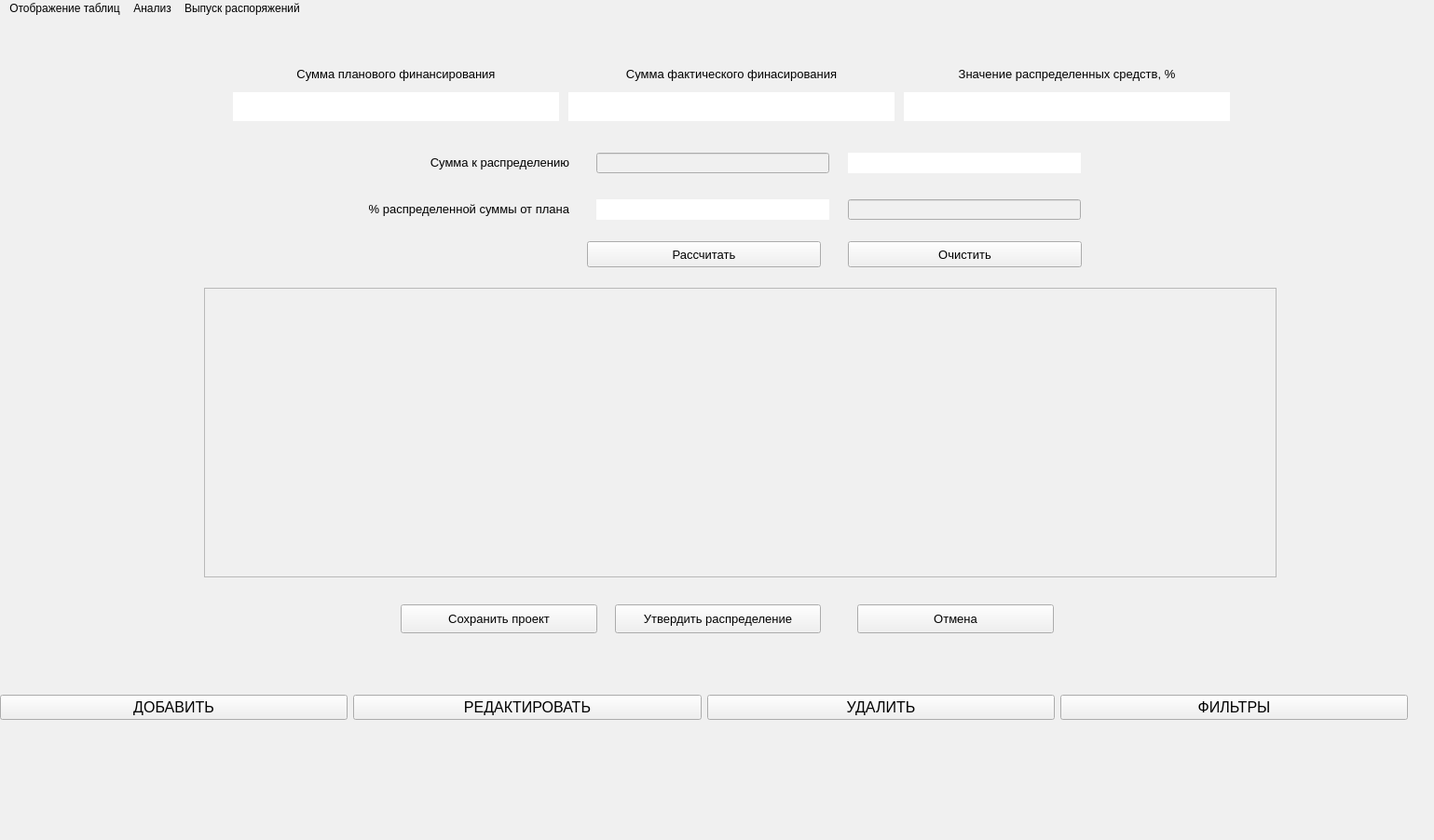
<?xml version="1.0" encoding="UTF-8"?>
<ui version="4.0">
 <class>MainWindow</class>
 <widget class="QMainWindow" name="MainWindow">
  <property name="geometry">
   <rect>
    <x>0</x>
    <y>0</y>
    <width>1539</width>
    <height>902</height>
   </rect>
  </property>
  <property name="windowTitle">
   <string>Управление научными исследованиями по тематическому плану</string>
  </property>
  <property name="styleSheet">
   <string notr="true">background-color: rgb(240, 240, 240);</string>
  </property>
  <widget class="QWidget" name="centralwidget">
   <widget class="QStackedWidget" name="stackedWidget">
    <property name="geometry">
     <rect>
      <x>30</x>
      <y>20</y>
      <width>1511</width>
      <height>671</height>
     </rect>
    </property>
    <property name="styleSheet">
     <string notr="true">background-color: rgb(240, 240, 240);</string>
    </property>
    <property name="currentIndex">
     <number>4</number>
    </property>
    <widget class="QWidget" name="page">
     <widget class="QTableView" name="tableView">
      <property name="geometry">
       <rect>
        <x>0</x>
        <y>10</y>
        <width>1501</width>
        <height>661</height>
       </rect>
      </property>
      <property name="styleSheet">
       <string notr="true">background-color: rgb(255, 255, 255);</string>
      </property>
     </widget>
    </widget>
    <widget class="QWidget" name="page_add_widget">
     <widget class="QWidget" name="Tp_nir_add_row_menu" native="true">
      <property name="geometry">
       <rect>
        <x>0</x>
        <y>0</y>
        <width>1501</width>
        <height>651</height>
       </rect>
      </property>
      <widget class="QTextEdit" name="Tp_nir_add_row_menu_grntiNumber_txt">
       <property name="geometry">
        <rect>
         <x>20</x>
         <y>70</y>
         <width>1101</width>
         <height>31</height>
        </rect>
       </property>
       <property name="styleSheet">
        <string notr="true">background-color: rgb(255, 255, 255);</string>
       </property>
      </widget>
      <widget class="QComboBox" name="Tp_nir_add_row_menu_grntiNature_cmb">
       <property name="geometry">
        <rect>
         <x>20</x>
         <y>110</y>
         <width>1101</width>
         <height>31</height>
        </rect>
       </property>
       <property name="styleSheet">
        <string notr="true">background-color: rgb(255, 255, 255);</string>
       </property>
      </widget>
      <widget class="QTextEdit" name="Tp_nir_add_add_row_menu_grntiHead_txt">
       <property name="geometry">
        <rect>
         <x>20</x>
         <y>150</y>
         <width>1101</width>
         <height>31</height>
        </rect>
       </property>
       <property name="styleSheet">
        <string notr="true">background-color: rgb(255, 255, 255);</string>
       </property>
      </widget>
      <widget class="QTextEdit" name="Tp_nir_add_row_menu_grntiCode_txt">
       <property name="geometry">
        <rect>
         <x>20</x>
         <y>190</y>
         <width>1101</width>
         <height>31</height>
        </rect>
       </property>
       <property name="styleSheet">
        <string notr="true">background-color: rgb(255, 255, 255);</string>
       </property>
      </widget>
      <widget class="QTextEdit" name="Tp_nir_add_row_menu_grntiName_txt">
       <property name="geometry">
        <rect>
         <x>20</x>
         <y>230</y>
         <width>1101</width>
         <height>31</height>
        </rect>
       </property>
       <property name="styleSheet">
        <string notr="true">background-color: rgb(255, 255, 255);</string>
       </property>
      </widget>
      <widget class="QTextEdit" name="Tp_nir_add_row_menu_grntiHeadPost_txt">
       <property name="geometry">
        <rect>
         <x>20</x>
         <y>270</y>
         <width>1101</width>
         <height>31</height>
        </rect>
       </property>
       <property name="styleSheet">
        <string notr="true">background-color: rgb(255, 255, 255);</string>
       </property>
      </widget>
      <widget class="QTextEdit" name="Tp_nir_add_row_menu_plannedFinancing_txt">
       <property name="geometry">
        <rect>
         <x>20</x>
         <y>310</y>
         <width>1101</width>
         <height>31</height>
        </rect>
       </property>
       <property name="styleSheet">
        <string notr="true">background-color: rgb(255, 255, 255);</string>
       </property>
      </widget>
      <widget class="QPushButton" name="Tp_nir_add_row_menu_save_btn">
       <property name="geometry">
        <rect>
         <x>30</x>
         <y>390</y>
         <width>93</width>
         <height>28</height>
        </rect>
       </property>
       <property name="font">
        <font>
         <pointsize>10</pointsize>
        </font>
       </property>
       <property name="text">
        <string>Сохранить</string>
       </property>
      </widget>
      <widget class="QPushButton" name="Tp_nir_add_row_menu_close_btn">
       <property name="geometry">
        <rect>
         <x>130</x>
         <y>390</y>
         <width>93</width>
         <height>28</height>
        </rect>
       </property>
       <property name="font">
        <font>
         <pointsize>10</pointsize>
        </font>
       </property>
       <property name="text">
        <string>Отменить</string>
       </property>
      </widget>
      <widget class="QLabel" name="cod">
       <property name="geometry">
        <rect>
         <x>1140</x>
         <y>30</y>
         <width>211</width>
         <height>31</height>
        </rect>
       </property>
       <property name="font">
        <font>
         <pointsize>10</pointsize>
        </font>
       </property>
       <property name="text">
        <string>Код ВУЗа - название ВУЗа</string>
       </property>
      </widget>
      <widget class="QLabel" name="num_nir">
       <property name="geometry">
        <rect>
         <x>1140</x>
         <y>70</y>
         <width>191</width>
         <height>31</height>
        </rect>
       </property>
       <property name="font">
        <font>
         <pointsize>10</pointsize>
        </font>
       </property>
       <property name="text">
        <string>Номер НИР</string>
       </property>
      </widget>
      <widget class="QLabel" name="character">
       <property name="geometry">
        <rect>
         <x>1140</x>
         <y>110</y>
         <width>191</width>
         <height>31</height>
        </rect>
       </property>
       <property name="font">
        <font>
         <pointsize>10</pointsize>
        </font>
       </property>
       <property name="text">
        <string>Характер НИР</string>
       </property>
      </widget>
      <widget class="QLabel" name="prepod_name">
       <property name="geometry">
        <rect>
         <x>1140</x>
         <y>150</y>
         <width>191</width>
         <height>31</height>
        </rect>
       </property>
       <property name="font">
        <font>
         <pointsize>10</pointsize>
        </font>
       </property>
       <property name="text">
        <string>Руководитель НИР</string>
       </property>
      </widget>
      <widget class="QLabel" name="grnti_cod">
       <property name="geometry">
        <rect>
         <x>1140</x>
         <y>190</y>
         <width>191</width>
         <height>31</height>
        </rect>
       </property>
       <property name="font">
        <font>
         <pointsize>10</pointsize>
        </font>
       </property>
       <property name="text">
        <string>Коды ГРНТИ</string>
       </property>
      </widget>
      <widget class="QLabel" name="name_nir">
       <property name="geometry">
        <rect>
         <x>1140</x>
         <y>230</y>
         <width>191</width>
         <height>31</height>
        </rect>
       </property>
       <property name="font">
        <font>
         <pointsize>10</pointsize>
        </font>
       </property>
       <property name="text">
        <string>Название НИР</string>
       </property>
      </widget>
      <widget class="QLabel" name="prepod_job">
       <property name="geometry">
        <rect>
         <x>1140</x>
         <y>270</y>
         <width>241</width>
         <height>31</height>
        </rect>
       </property>
       <property name="font">
        <font>
         <pointsize>10</pointsize>
        </font>
       </property>
       <property name="text">
        <string>Должность руководителя НИР</string>
       </property>
      </widget>
      <widget class="QLabel" name="plan_fin">
       <property name="geometry">
        <rect>
         <x>1140</x>
         <y>310</y>
         <width>261</width>
         <height>31</height>
        </rect>
       </property>
       <property name="font">
        <font>
         <pointsize>10</pointsize>
        </font>
       </property>
       <property name="text">
        <string>Плановое финансирование НИР</string>
       </property>
      </widget>
      <widget class="QComboBox" name="Tp_nir_add_row_menu_VUZcode_name_cmb">
       <property name="geometry">
        <rect>
         <x>20</x>
         <y>30</y>
         <width>1101</width>
         <height>31</height>
        </rect>
       </property>
       <property name="styleSheet">
        <string notr="true">background-color: rgb(255, 255, 255);</string>
       </property>
      </widget>
     </widget>
    </widget>
    <widget class="QWidget" name="page_redact_widget">
     <widget class="QWidget" name="Tp_nir_edit_row_menu" native="true">
      <property name="geometry">
       <rect>
        <x>0</x>
        <y>10</y>
        <width>1501</width>
        <height>601</height>
       </rect>
      </property>
      <widget class="QPushButton" name="Tp_nir_edit_row_menu_close_btn">
       <property name="geometry">
        <rect>
         <x>130</x>
         <y>400</y>
         <width>93</width>
         <height>28</height>
        </rect>
       </property>
       <property name="font">
        <font>
         <pointsize>10</pointsize>
        </font>
       </property>
       <property name="text">
        <string>Отменить</string>
       </property>
      </widget>
      <widget class="QLabel" name="label_21">
       <property name="geometry">
        <rect>
         <x>1140</x>
         <y>310</y>
         <width>261</width>
         <height>31</height>
        </rect>
       </property>
       <property name="font">
        <font>
         <pointsize>10</pointsize>
        </font>
       </property>
       <property name="text">
        <string>Должность руководителя НИР</string>
       </property>
      </widget>
      <widget class="QTextEdit" name="Tp_nir_edit_row_menu_grntiNumber_txt">
       <property name="geometry">
        <rect>
         <x>20</x>
         <y>110</y>
         <width>1101</width>
         <height>31</height>
        </rect>
       </property>
       <property name="styleSheet">
        <string notr="true">background-color: rgb(255, 255, 255);</string>
       </property>
      </widget>
      <widget class="QLabel" name="label_22">
       <property name="geometry">
        <rect>
         <x>1140</x>
         <y>230</y>
         <width>191</width>
         <height>31</height>
        </rect>
       </property>
       <property name="font">
        <font>
         <pointsize>10</pointsize>
        </font>
       </property>
       <property name="text">
        <string>Коды ГРНТИ</string>
       </property>
      </widget>
      <widget class="QLabel" name="label_23">
       <property name="geometry">
        <rect>
         <x>1140</x>
         <y>110</y>
         <width>191</width>
         <height>31</height>
        </rect>
       </property>
       <property name="font">
        <font>
         <pointsize>10</pointsize>
        </font>
       </property>
       <property name="text">
        <string>Номер НИР</string>
       </property>
      </widget>
      <widget class="QTextEdit" name="Tp_nir_edit_row_menu_grntiName_txt">
       <property name="geometry">
        <rect>
         <x>20</x>
         <y>270</y>
         <width>1101</width>
         <height>31</height>
        </rect>
       </property>
       <property name="styleSheet">
        <string notr="true">background-color: rgb(255, 255, 255);</string>
       </property>
      </widget>
      <widget class="QTextEdit" name="Tp_nir_edit_row_menu_plannedFinancing_txt">
       <property name="geometry">
        <rect>
         <x>20</x>
         <y>350</y>
         <width>1101</width>
         <height>31</height>
        </rect>
       </property>
       <property name="styleSheet">
        <string notr="true">background-color: rgb(255, 255, 255);</string>
       </property>
      </widget>
      <widget class="QPushButton" name="Tp_nir_edit_row_menu_save_btn">
       <property name="geometry">
        <rect>
         <x>20</x>
         <y>400</y>
         <width>93</width>
         <height>28</height>
        </rect>
       </property>
       <property name="font">
        <font>
         <pointsize>10</pointsize>
        </font>
       </property>
       <property name="text">
        <string>Сохранить</string>
       </property>
      </widget>
      <widget class="QLabel" name="label_25">
       <property name="geometry">
        <rect>
         <x>1140</x>
         <y>190</y>
         <width>191</width>
         <height>31</height>
        </rect>
       </property>
       <property name="font">
        <font>
         <pointsize>10</pointsize>
        </font>
       </property>
       <property name="text">
        <string>Руководитель НИР</string>
       </property>
      </widget>
      <widget class="QLabel" name="label_26">
       <property name="geometry">
        <rect>
         <x>1140</x>
         <y>270</y>
         <width>261</width>
         <height>31</height>
        </rect>
       </property>
       <property name="font">
        <font>
         <pointsize>10</pointsize>
        </font>
       </property>
       <property name="text">
        <string>Название НИР</string>
       </property>
      </widget>
      <widget class="QComboBox" name="Tp_nir_edit_row_menu_grntiNature_cmb">
       <property name="geometry">
        <rect>
         <x>20</x>
         <y>150</y>
         <width>1101</width>
         <height>31</height>
        </rect>
       </property>
       <property name="styleSheet">
        <string notr="true">background-color: rgb(255, 255, 255);</string>
       </property>
      </widget>
      <widget class="QTextEdit" name="Tp_nir_edit_row_menu_grntiCode_txt">
       <property name="geometry">
        <rect>
         <x>20</x>
         <y>230</y>
         <width>1101</width>
         <height>31</height>
        </rect>
       </property>
       <property name="styleSheet">
        <string notr="true">background-color: rgb(255, 255, 255);</string>
       </property>
      </widget>
      <widget class="QTextEdit" name="Tp_nir_edit_row_menu_grntiHeadPost_txt">
       <property name="geometry">
        <rect>
         <x>20</x>
         <y>310</y>
         <width>1101</width>
         <height>31</height>
        </rect>
       </property>
       <property name="styleSheet">
        <string notr="true">background-color: rgb(255, 255, 255);</string>
       </property>
      </widget>
      <widget class="QLabel" name="label_27">
       <property name="geometry">
        <rect>
         <x>1140</x>
         <y>30</y>
         <width>191</width>
         <height>31</height>
        </rect>
       </property>
       <property name="font">
        <font>
         <pointsize>10</pointsize>
        </font>
       </property>
       <property name="text">
        <string>Код ВУЗа</string>
       </property>
      </widget>
      <widget class="QTextEdit" name="Tp_nir_edit_row_menu_grntiHead_txt">
       <property name="geometry">
        <rect>
         <x>20</x>
         <y>190</y>
         <width>1101</width>
         <height>31</height>
        </rect>
       </property>
       <property name="styleSheet">
        <string notr="true">background-color: rgb(255, 255, 255);</string>
       </property>
      </widget>
      <widget class="QLabel" name="label_28">
       <property name="geometry">
        <rect>
         <x>1140</x>
         <y>150</y>
         <width>191</width>
         <height>31</height>
        </rect>
       </property>
       <property name="font">
        <font>
         <pointsize>10</pointsize>
        </font>
       </property>
       <property name="text">
        <string>Характер НИР</string>
       </property>
      </widget>
      <widget class="QLabel" name="label_29">
       <property name="geometry">
        <rect>
         <x>1140</x>
         <y>350</y>
         <width>261</width>
         <height>31</height>
        </rect>
       </property>
       <property name="font">
        <font>
         <pointsize>10</pointsize>
        </font>
       </property>
       <property name="text">
        <string>Плановое финансирование НИР</string>
       </property>
      </widget>
      <widget class="QTextEdit" name="Tp_nir_edit_row_menu_VUZ_short_name_txt">
       <property name="geometry">
        <rect>
         <x>20</x>
         <y>70</y>
         <width>1101</width>
         <height>31</height>
        </rect>
       </property>
       <property name="styleSheet">
        <string notr="true">background-color: rgb(255, 255, 255);</string>
       </property>
      </widget>
      <widget class="QLabel" name="label_24">
       <property name="geometry">
        <rect>
         <x>1140</x>
         <y>70</y>
         <width>191</width>
         <height>31</height>
        </rect>
       </property>
       <property name="font">
        <font>
         <pointsize>10</pointsize>
        </font>
       </property>
       <property name="text">
        <string>Название ВУЗа</string>
       </property>
      </widget>
      <widget class="QTextEdit" name="Tp_nir_edit_row_menu_VUZcode_txt">
       <property name="geometry">
        <rect>
         <x>20</x>
         <y>30</y>
         <width>1101</width>
         <height>31</height>
        </rect>
       </property>
       <property name="styleSheet">
        <string notr="true">background-color: rgb(255, 255, 255);</string>
       </property>
      </widget>
     </widget>
    </widget>
    <widget class="QWidget" name="page_complex_filter_widget">
     <widget class="QTableView" name="tableView_2">
      <property name="geometry">
       <rect>
        <x>0</x>
        <y>0</y>
        <width>1161</width>
        <height>671</height>
       </rect>
      </property>
     </widget>
     <widget class="QWidget" name="widget" native="true">
      <property name="geometry">
       <rect>
        <x>1170</x>
        <y>0</y>
        <width>331</width>
        <height>671</height>
       </rect>
      </property>
      <widget class="QLabel" name="label">
       <property name="geometry">
        <rect>
         <x>10</x>
         <y>10</y>
         <width>241</width>
         <height>31</height>
        </rect>
       </property>
       <property name="font">
        <font>
         <pointsize>10</pointsize>
        </font>
       </property>
       <property name="text">
        <string>Фильтр по коду ГРНТИ</string>
       </property>
       <property name="alignment">
        <set>Qt::AlignCenter</set>
       </property>
      </widget>
      <widget class="QLabel" name="label_2">
       <property name="geometry">
        <rect>
         <x>250</x>
         <y>250</y>
         <width>91</width>
         <height>31</height>
        </rect>
       </property>
       <property name="font">
        <font>
         <pointsize>10</pointsize>
        </font>
       </property>
       <property name="text">
        <string>Регион</string>
       </property>
      </widget>
      <widget class="QComboBox" name="region_cmb">
       <property name="geometry">
        <rect>
         <x>10</x>
         <y>250</y>
         <width>221</width>
         <height>31</height>
        </rect>
       </property>
      </widget>
      <widget class="QLabel" name="label_3">
       <property name="geometry">
        <rect>
         <x>250</x>
         <y>329</y>
         <width>91</width>
         <height>31</height>
        </rect>
       </property>
       <property name="font">
        <font>
         <pointsize>10</pointsize>
        </font>
       </property>
       <property name="text">
        <string>Город</string>
       </property>
      </widget>
      <widget class="QLabel" name="label_4">
       <property name="geometry">
        <rect>
         <x>250</x>
         <y>289</y>
         <width>91</width>
         <height>31</height>
        </rect>
       </property>
       <property name="font">
        <font>
         <pointsize>10</pointsize>
        </font>
       </property>
       <property name="text">
        <string>Область</string>
       </property>
      </widget>
      <widget class="QComboBox" name="city_cmb">
       <property name="geometry">
        <rect>
         <x>10</x>
         <y>329</y>
         <width>221</width>
         <height>31</height>
        </rect>
       </property>
      </widget>
      <widget class="QComboBox" name="obl_cmb">
       <property name="geometry">
        <rect>
         <x>10</x>
         <y>290</y>
         <width>221</width>
         <height>31</height>
        </rect>
       </property>
      </widget>
      <widget class="QComboBox" name="vuz_cmb">
       <property name="geometry">
        <rect>
         <x>10</x>
         <y>370</y>
         <width>221</width>
         <height>31</height>
        </rect>
       </property>
      </widget>
      <widget class="QLabel" name="label_5">
       <property name="geometry">
        <rect>
         <x>250</x>
         <y>370</y>
         <width>91</width>
         <height>31</height>
        </rect>
       </property>
       <property name="font">
        <font>
         <pointsize>10</pointsize>
        </font>
       </property>
       <property name="text">
        <string>ВУЗ</string>
       </property>
      </widget>
      <widget class="QPushButton" name="Tp_nir_redact_filters_close_btn">
       <property name="geometry">
        <rect>
         <x>10</x>
         <y>530</y>
         <width>301</width>
         <height>28</height>
        </rect>
       </property>
       <property name="font">
        <font>
         <pointsize>8</pointsize>
        </font>
       </property>
       <property name="text">
        <string>Закрытие меню фильтры</string>
       </property>
      </widget>
      <widget class="QPushButton" name="cancel_filter_complex_btn">
       <property name="geometry">
        <rect>
         <x>10</x>
         <y>470</y>
         <width>301</width>
         <height>21</height>
        </rect>
       </property>
       <property name="font">
        <font>
         <pointsize>8</pointsize>
        </font>
       </property>
       <property name="text">
        <string>Сброс комплексного фильтра</string>
       </property>
      </widget>
      <widget class="QPushButton" name="filter_by_grnticode_btn">
       <property name="geometry">
        <rect>
         <x>10</x>
         <y>100</y>
         <width>241</width>
         <height>23</height>
        </rect>
       </property>
       <property name="font">
        <font>
         <pointsize>8</pointsize>
        </font>
       </property>
       <property name="text">
        <string>Фильтрация по Коду ГРНТИ</string>
       </property>
      </widget>
      <widget class="QPushButton" name="save_filter_complex_btn">
       <property name="geometry">
        <rect>
         <x>10</x>
         <y>440</y>
         <width>301</width>
         <height>28</height>
        </rect>
       </property>
       <property name="font">
        <font>
         <pointsize>8</pointsize>
        </font>
       </property>
       <property name="text">
        <string>Сохранение условий комплексной фильтрации</string>
       </property>
      </widget>
      <widget class="QPushButton" name="save_filter_cod_btn">
       <property name="geometry">
        <rect>
         <x>10</x>
         <y>130</y>
         <width>241</width>
         <height>28</height>
        </rect>
       </property>
       <property name="font">
        <font>
         <pointsize>8</pointsize>
        </font>
       </property>
       <property name="text">
        <string>Сохранение фильтрации по коду ГРНТИ</string>
       </property>
      </widget>
      <widget class="QPushButton" name="cancel_filter_cod_btn">
       <property name="geometry">
        <rect>
         <x>10</x>
         <y>170</y>
         <width>241</width>
         <height>21</height>
        </rect>
       </property>
       <property name="text">
        <string>Сброс фильтра по коду ГРНТИ</string>
       </property>
      </widget>
      <widget class="QComboBox" name="grnticode_cmb">
       <property name="geometry">
        <rect>
         <x>10</x>
         <y>50</y>
         <width>241</width>
         <height>31</height>
        </rect>
       </property>
      </widget>
      <widget class="QLabel" name="label_11">
       <property name="geometry">
        <rect>
         <x>10</x>
         <y>210</y>
         <width>221</width>
         <height>31</height>
        </rect>
       </property>
       <property name="font">
        <font>
         <pointsize>10</pointsize>
        </font>
       </property>
       <property name="text">
        <string>Комплексный фильтр</string>
       </property>
       <property name="alignment">
        <set>Qt::AlignCenter</set>
       </property>
      </widget>
     </widget>
    </widget>
    <widget class="QWidget" name="current_order_widget">
     <widget class="QLabel" name="label_6">
      <property name="geometry">
       <rect>
        <x>220</x>
        <y>30</y>
        <width>350</width>
        <height>21</height>
       </rect>
      </property>
      <property name="font">
       <font>
        <pointsize>10</pointsize>
       </font>
      </property>
      <property name="lineWidth">
       <number>1</number>
      </property>
      <property name="text">
       <string>Сумма планового финансирования</string>
      </property>
      <property name="alignment">
       <set>Qt::AlignCenter</set>
      </property>
     </widget>
     <widget class="QLabel" name="label_7">
      <property name="geometry">
       <rect>
        <x>580</x>
        <y>30</y>
        <width>350</width>
        <height>21</height>
       </rect>
      </property>
      <property name="font">
       <font>
        <pointsize>10</pointsize>
       </font>
      </property>
      <property name="lineWidth">
       <number>1</number>
      </property>
      <property name="text">
       <string>Сумма фактического финасирования</string>
      </property>
      <property name="alignment">
       <set>Qt::AlignCenter</set>
      </property>
     </widget>
     <widget class="QLabel" name="label_8">
      <property name="geometry">
       <rect>
        <x>940</x>
        <y>30</y>
        <width>350</width>
        <height>20</height>
       </rect>
      </property>
      <property name="font">
       <font>
        <pointsize>10</pointsize>
       </font>
      </property>
      <property name="lineWidth">
       <number>1</number>
      </property>
      <property name="text">
       <string>Значение распределенных средств, %</string>
      </property>
      <property name="alignment">
       <set>Qt::AlignCenter</set>
      </property>
     </widget>
     <widget class="QLabel" name="plan_fin_lbl">
      <property name="geometry">
       <rect>
        <x>220</x>
        <y>60</y>
        <width>350</width>
        <height>31</height>
       </rect>
      </property>
      <property name="font">
       <font>
        <pointsize>10</pointsize>
        <weight>75</weight>
        <bold>true</bold>
       </font>
      </property>
      <property name="layoutDirection">
       <enum>Qt::LeftToRight</enum>
      </property>
      <property name="styleSheet">
       <string notr="true">background-color:white</string>
      </property>
      <property name="text">
       <string/>
      </property>
      <property name="alignment">
       <set>Qt::AlignCenter</set>
      </property>
      <property name="margin">
       <number>0</number>
      </property>
     </widget>
     <widget class="QLabel" name="fact_fin_lbl">
      <property name="geometry">
       <rect>
        <x>580</x>
        <y>60</y>
        <width>350</width>
        <height>31</height>
       </rect>
      </property>
      <property name="font">
       <font>
        <pointsize>10</pointsize>
        <weight>75</weight>
        <bold>true</bold>
       </font>
      </property>
      <property name="layoutDirection">
       <enum>Qt::LeftToRight</enum>
      </property>
      <property name="styleSheet">
       <string notr="true">background-color:white</string>
      </property>
      <property name="text">
       <string/>
      </property>
      <property name="alignment">
       <set>Qt::AlignCenter</set>
      </property>
      <property name="margin">
       <number>0</number>
      </property>
     </widget>
     <widget class="QLabel" name="ordered_fin_percent_lbl">
      <property name="geometry">
       <rect>
        <x>940</x>
        <y>60</y>
        <width>350</width>
        <height>31</height>
       </rect>
      </property>
      <property name="font">
       <font>
        <pointsize>10</pointsize>
        <weight>75</weight>
        <bold>true</bold>
       </font>
      </property>
      <property name="layoutDirection">
       <enum>Qt::LeftToRight</enum>
      </property>
      <property name="styleSheet">
       <string notr="true">background-color:white</string>
      </property>
      <property name="text">
       <string/>
      </property>
      <property name="alignment">
       <set>Qt::AlignCenter</set>
      </property>
      <property name="margin">
       <number>0</number>
      </property>
     </widget>
     <widget class="QLabel" name="label_9">
      <property name="geometry">
       <rect>
        <x>290</x>
        <y>120</y>
        <width>291</width>
        <height>31</height>
       </rect>
      </property>
      <property name="font">
       <font>
        <pointsize>10</pointsize>
       </font>
      </property>
      <property name="text">
       <string>Сумма к распределению</string>
      </property>
      <property name="alignment">
       <set>Qt::AlignRight|Qt::AlignTrailing|Qt::AlignVCenter</set>
      </property>
     </widget>
     <widget class="QLabel" name="label_10">
      <property name="geometry">
       <rect>
        <x>290</x>
        <y>160</y>
        <width>291</width>
        <height>51</height>
       </rect>
      </property>
      <property name="font">
       <font>
        <pointsize>10</pointsize>
       </font>
      </property>
      <property name="text">
       <string>% распределенной суммы от плана</string>
      </property>
      <property name="alignment">
       <set>Qt::AlignRight|Qt::AlignTrailing|Qt::AlignVCenter</set>
      </property>
     </widget>
     <widget class="QPushButton" name="calculate_btn">
      <property name="geometry">
       <rect>
        <x>600</x>
        <y>220</y>
        <width>251</width>
        <height>28</height>
       </rect>
      </property>
      <property name="font">
       <font>
        <pointsize>10</pointsize>
       </font>
      </property>
      <property name="text">
       <string>Рассчитать</string>
      </property>
     </widget>
     <widget class="QLineEdit" name="sum_first_lineedit">
      <property name="geometry">
       <rect>
        <x>610</x>
        <y>125</y>
        <width>250</width>
        <height>22</height>
       </rect>
      </property>
      <property name="font">
       <font>
        <pointsize>10</pointsize>
       </font>
      </property>
      <property name="alignment">
       <set>Qt::AlignCenter</set>
      </property>
     </widget>
     <widget class="QLineEdit" name="ordered_percent_second_lineedit">
      <property name="geometry">
       <rect>
        <x>880</x>
        <y>175</y>
        <width>250</width>
        <height>22</height>
       </rect>
      </property>
      <property name="font">
       <font>
        <pointsize>10</pointsize>
       </font>
      </property>
      <property name="alignment">
       <set>Qt::AlignCenter</set>
      </property>
     </widget>
     <widget class="QPushButton" name="save_project_btn">
      <property name="geometry">
       <rect>
        <x>400</x>
        <y>610</y>
        <width>211</width>
        <height>31</height>
       </rect>
      </property>
      <property name="font">
       <font>
        <pointsize>10</pointsize>
       </font>
      </property>
      <property name="text">
       <string>Сохранить проект</string>
      </property>
     </widget>
     <widget class="QPushButton" name="accept_order_btn">
      <property name="geometry">
       <rect>
        <x>630</x>
        <y>610</y>
        <width>221</width>
        <height>31</height>
       </rect>
      </property>
      <property name="font">
       <font>
        <pointsize>10</pointsize>
       </font>
      </property>
      <property name="text">
       <string>Утвердить распределение</string>
      </property>
     </widget>
     <widget class="QPushButton" name="cancel_order_btn">
      <property name="geometry">
       <rect>
        <x>890</x>
        <y>610</y>
        <width>211</width>
        <height>31</height>
       </rect>
      </property>
      <property name="font">
       <font>
        <pointsize>10</pointsize>
       </font>
      </property>
      <property name="text">
       <string>Отмена</string>
      </property>
     </widget>
     <widget class="QTableView" name="tableView_3">
      <property name="geometry">
       <rect>
        <x>189</x>
        <y>270</y>
        <width>1151</width>
        <height>311</height>
       </rect>
      </property>
     </widget>
     <widget class="QLabel" name="ordered_percent_first_lbl">
      <property name="geometry">
       <rect>
        <x>610</x>
        <y>175</y>
        <width>250</width>
        <height>22</height>
       </rect>
      </property>
      <property name="font">
       <font>
        <pointsize>10</pointsize>
       </font>
      </property>
      <property name="styleSheet">
       <string notr="true">background-color:white</string>
      </property>
      <property name="text">
       <string/>
      </property>
      <property name="alignment">
       <set>Qt::AlignCenter</set>
      </property>
     </widget>
     <widget class="QLabel" name="sum_second_lbl">
      <property name="geometry">
       <rect>
        <x>880</x>
        <y>125</y>
        <width>250</width>
        <height>22</height>
       </rect>
      </property>
      <property name="font">
       <font>
        <pointsize>10</pointsize>
       </font>
      </property>
      <property name="styleSheet">
       <string notr="true">background-color:white</string>
      </property>
      <property name="text">
       <string/>
      </property>
      <property name="alignment">
       <set>Qt::AlignCenter</set>
      </property>
     </widget>
     <widget class="QPushButton" name="clean_btn">
      <property name="geometry">
       <rect>
        <x>880</x>
        <y>220</y>
        <width>251</width>
        <height>28</height>
       </rect>
      </property>
      <property name="font">
       <font>
        <pointsize>10</pointsize>
       </font>
      </property>
      <property name="text">
       <string>Очистить</string>
      </property>
     </widget>
    </widget>
    <widget class="QWidget" name="analysis_widget">
     <widget class="QPushButton" name="apply_filter_btn">
      <property name="geometry">
       <rect>
        <x>310</x>
        <y>620</y>
        <width>771</width>
        <height>28</height>
       </rect>
      </property>
      <property name="text">
       <string>Применение условий фильтрации</string>
      </property>
     </widget>
     <widget class="QTableView" name="tableView_4">
      <property name="geometry">
       <rect>
        <x>10</x>
        <y>30</y>
        <width>1411</width>
        <height>561</height>
       </rect>
      </property>
     </widget>
    </widget>
   </widget>
   <widget class="QWidget" name="Tp_nir_redact" native="true">
    <property name="geometry">
     <rect>
      <x>0</x>
      <y>690</y>
      <width>1511</width>
      <height>101</height>
     </rect>
    </property>
    <layout class="QHBoxLayout" name="horizontalLayout_2">
     <item>
      <layout class="QHBoxLayout" name="horizontalLayout">
       <item>
        <widget class="QPushButton" name="Tp_nir_redact_add_row_btn">
         <property name="font">
          <font>
           <pointsize>12</pointsize>
          </font>
         </property>
         <property name="cursor">
          <cursorShape>PointingHandCursor</cursorShape>
         </property>
         <property name="text">
          <string>ДОБАВИТЬ</string>
         </property>
        </widget>
       </item>
       <item>
        <widget class="QPushButton" name="Tp_nir_redact_edit_row_btn">
         <property name="font">
          <font>
           <pointsize>12</pointsize>
          </font>
         </property>
         <property name="cursor">
          <cursorShape>PointingHandCursor</cursorShape>
         </property>
         <property name="text">
          <string>РЕДАКТИРОВАТЬ</string>
         </property>
        </widget>
       </item>
       <item>
        <widget class="QPushButton" name="Tp_nir_redact_del_row_btn">
         <property name="sizeIncrement">
          <size>
           <width>0</width>
           <height>0</height>
          </size>
         </property>
         <property name="font">
          <font>
           <pointsize>12</pointsize>
          </font>
         </property>
         <property name="cursor">
          <cursorShape>PointingHandCursor</cursorShape>
         </property>
         <property name="text">
          <string>УДАЛИТЬ</string>
         </property>
        </widget>
       </item>
       <item>
        <widget class="QPushButton" name="Tp_nir_redact_filters_btn">
         <property name="font">
          <font>
           <pointsize>12</pointsize>
          </font>
         </property>
         <property name="cursor">
          <cursorShape>PointingHandCursor</cursorShape>
         </property>
         <property name="text">
          <string>ФИЛЬТРЫ</string>
         </property>
        </widget>
       </item>
      </layout>
     </item>
    </layout>
   </widget>
   <zorder>Tp_nir_redact</zorder>
   <zorder>stackedWidget</zorder>
  </widget>
  <widget class="QMenuBar" name="menubar">
   <property name="geometry">
    <rect>
     <x>0</x>
     <y>0</y>
     <width>1539</width>
     <height>21</height>
    </rect>
   </property>
   <widget class="QMenu" name="menu_1">
    <property name="title">
     <string>Отображение таблиц</string>
    </property>
    <addaction name="action_show_Tp_nir"/>
    <addaction name="action_show_Tp_fv"/>
    <addaction name="separator"/>
    <addaction name="action_show_VUZ"/>
    <addaction name="action_show_grntirub"/>
   </widget>
   <widget class="QMenu" name="menu_2">
    <property name="title">
     <string>Анализ</string>
    </property>
    <addaction name="po_VUZ"/>
    <addaction name="separator"/>
    <addaction name="po_rubrikam"/>
    <addaction name="separator"/>
    <addaction name="po_character"/>
   </widget>
   <widget class="QMenu" name="menu_3">
    <property name="title">
     <string>Выпуск распоряжений</string>
    </property>
    <addaction name="current_order"/>
    <addaction name="separator"/>
   </widget>
   <addaction name="menu_1"/>
   <addaction name="menu_2"/>
   <addaction name="menu_3"/>
  </widget>
  <widget class="QStatusBar" name="statusbar"/>
  <action name="action_show_VUZ">
   <property name="text">
    <string>ВУЗы</string>
   </property>
  </action>
  <action name="action_show_Tp_nir">
   <property name="text">
    <string>НИР</string>
   </property>
  </action>
  <action name="action_show_grntirub">
   <property name="text">
    <string>Рубирки ГРНТИ</string>
   </property>
  </action>
  <action name="action_check">
   <property name="text">
    <string>Проверка целостности</string>
   </property>
  </action>
  <action name="action_add">
   <property name="text">
    <string>Добавление записи</string>
   </property>
  </action>
  <action name="action_6">
   <property name="text">
    <string>Редактирование</string>
   </property>
  </action>
  <action name="action_7">
   <property name="text">
    <string>Удаление запси</string>
   </property>
  </action>
  <action name="po_VUZ">
   <property name="text">
    <string>По ВУЗам</string>
   </property>
  </action>
  <action name="action_10">
   <property name="text">
    <string>Сохранение условий фильтрации</string>
   </property>
  </action>
  <action name="action_11">
   <property name="text">
    <string>Сформировать распоряжение</string>
   </property>
  </action>
  <action name="add_cod_grnti">
   <property name="text">
    <string>Редактирование кода грнти</string>
   </property>
  </action>
  <action name="filter_grnti">
   <property name="text">
    <string>Фильтрация по коду ГРНТИ</string>
   </property>
  </action>
  <action name="Select_rows_action">
   <property name="text">
    <string>По строкам</string>
   </property>
  </action>
  <action name="Select_columns_action">
   <property name="text">
    <string>По столбцам</string>
   </property>
  </action>
  <action name="Select_items_action">
   <property name="text">
    <string>Отдельная ячейка</string>
   </property>
  </action>
  <action name="action_show_Tp_fv">
   <property name="text">
    <string>Финансирование</string>
   </property>
  </action>
  <action name="po_rubrikam">
   <property name="text">
    <string>По рубрикам ГРНТИ</string>
   </property>
  </action>
  <action name="po_character">
   <property name="text">
    <string>По характерам НИР</string>
   </property>
  </action>
  <action name="current_order">
   <property name="text">
    <string>Текущее распределение финансирования</string>
   </property>
  </action>
  <action name="order">
   <property name="text">
    <string>Распределение</string>
   </property>
  </action>
 </widget>
 <resources/>
 <connections/>
</ui>
